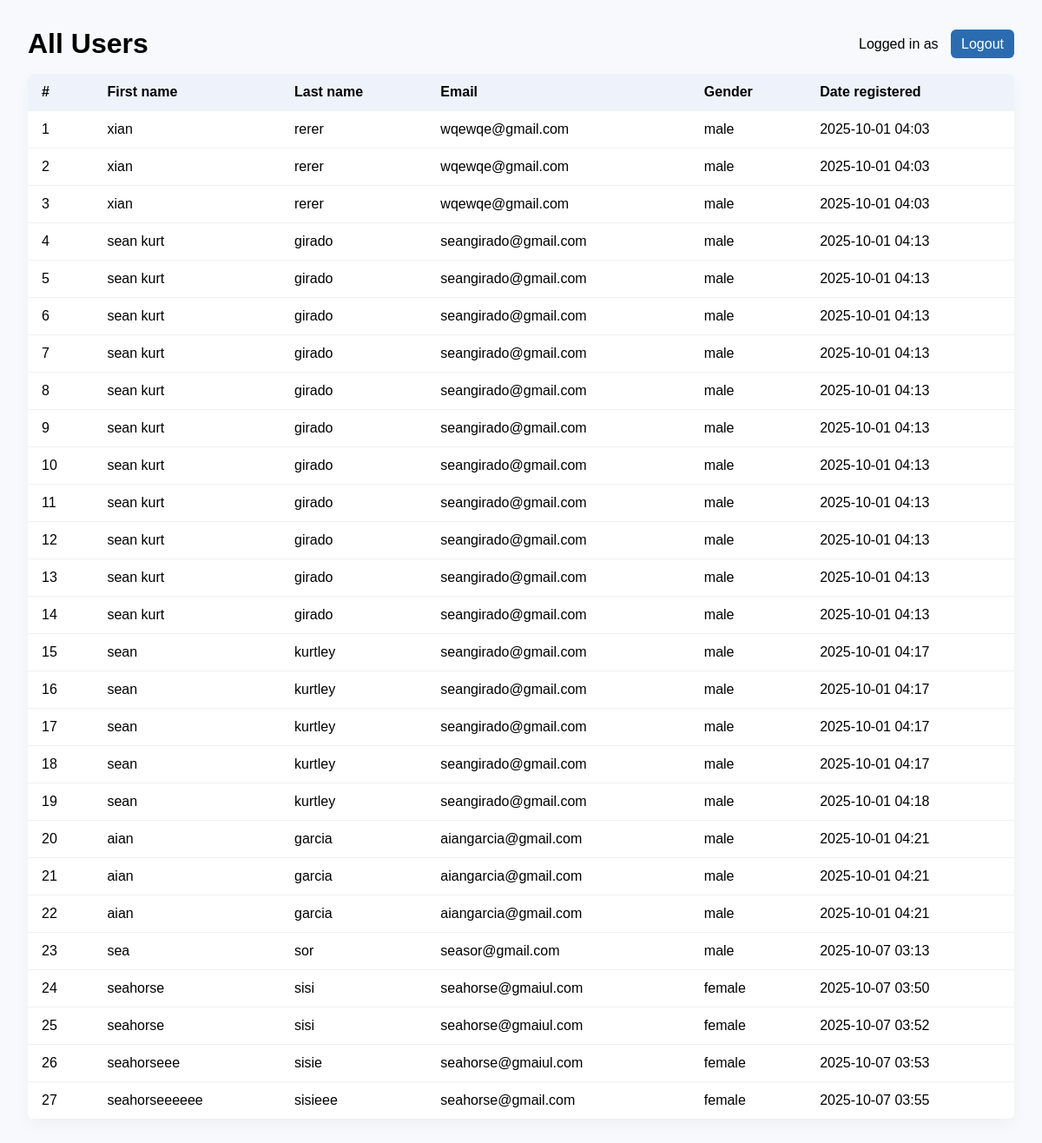
Before: /Registration/users/ (signed in) with the older database file.
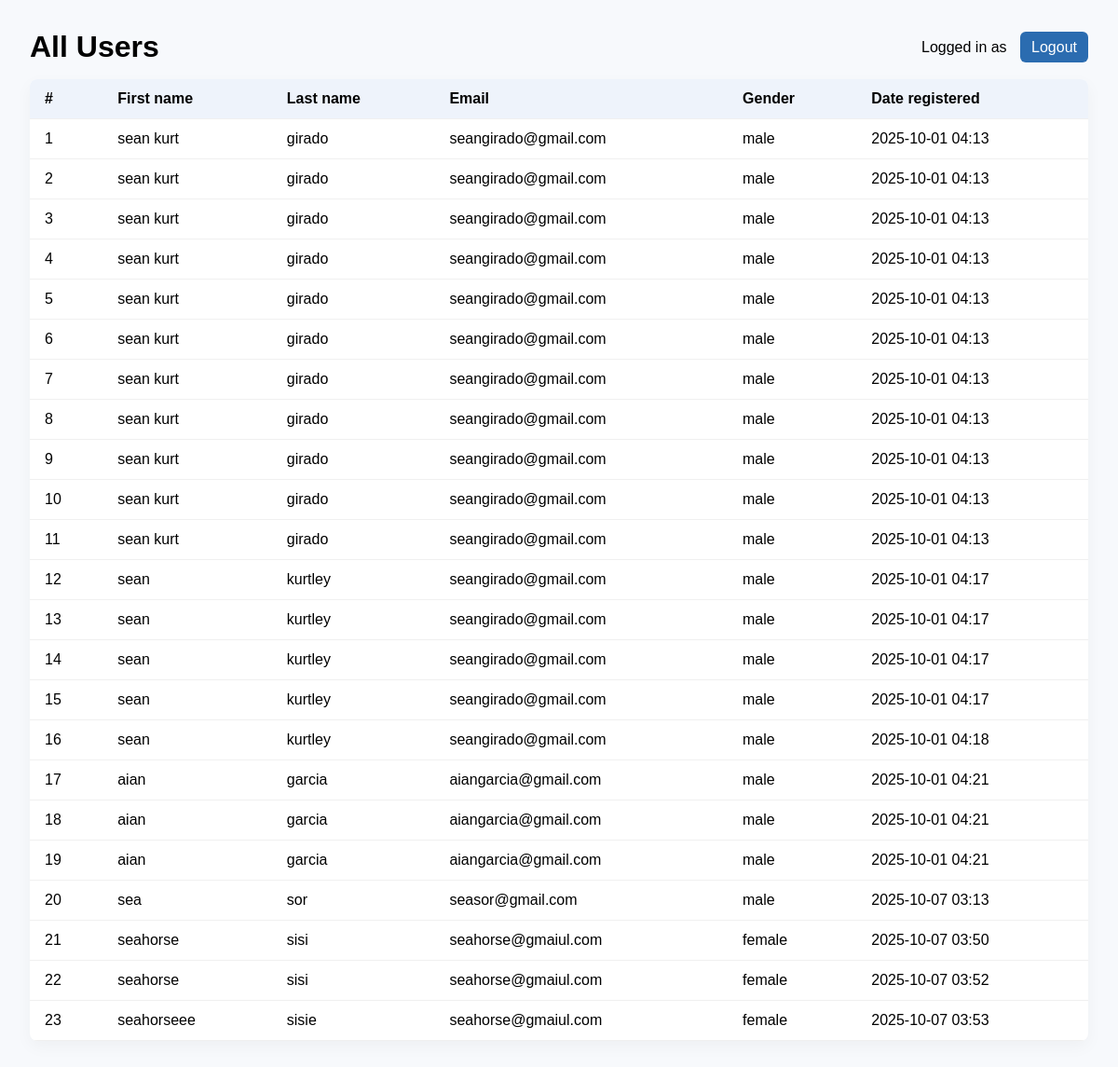
After: the same page with the newer database file.
### Registration/models.py (models this page shows, shortened)
class UserRegistration(models.Model):
    first_name = models.CharField(max_length=100)
    last_name = models.CharField(max_length=100)
    email = models.EmailField(max_length=250)
    password = models.CharField(max_length=150)
    date_registered = models.DateTimeField(auto_now_add=True)
    gender = models.CharField(max_length=16)

### Registration/views.py (the view)
    def wrapper(request, *args, **kwargs):
        if not request.session.get('user_id'):
            return redirect(f"{reverse('login_html')}?next={request.path}")
        return fn(request, *args, **kwargs)

### Registration/views.py (called while the page is built)
def login_required_view(fn):
    def wrapper(request, *args, **kwargs):
        if not request.session.get('user_id'):
            return redirect(f"{reverse('login_html')}?next={request.path}")
        return fn(request, *args, **kwargs)
    wrapper.__name__ = fn.__name__
    return wrapper

@login_required_view
def users_html(request):
    users = UserRegistration.objects.all().order_by('id')
    return render(request, 'Registration/users_list.html', {
        'users': users,
        'current_user': request.session.get('user_name')
    })

### Registration/templates/registration/users_list.html (shortened to what this page needs)
<!doctype html>
<html>
<head>
</head>
<body>
  <div class="top">
    <h1 style="margin:0;">All Users</h1>
    <div>
      Logged in as <strong>{{ current_user }}</strong>
      <a href="{% url 'Registration:logout_html' %}" class="button" style="margin-left:10px;">Logout</a>
    </div>
  </div>
  <table>
    <thead>
      <tr>
        <th>#</th>
        <th>First name</th>
        <th>Last name</th>
        <th>Email</th>
        <th>Gender</th>
        <th>Date registered</th>
      </tr>
    </thead>
    <tbody>
      {% for u in users %}
      <tr>
        <td>{{ forloop.counter }}</td>
        <td>{{ u.first_name }}</td>
        <td>{{ u.last_name }}</td>
        <td>{{ u.email }}</td>
        <td>{{ u.gender|default:"N/A" }}</td>
        <td>{{ u.date_registered|date:"Y-m-d H:i" }}</td>
      </tr>
      {% empty %}
      <tr><td colspan="6">No users yet.</td></tr>
      {% endfor %}
    </tbody>
  </table>
</body>
</html>

Changed rows visible on the page:
removed UserRegistration: first_name "xian", last_name "rerer", email "wqewqe@gmail.com", gender "male", date_registered "2025-10-01 04:03"
removed UserRegistration: first_name "xian", last_name "rerer", email "wqewqe@gmail.com", gender "male", date_registered "2025-10-01 04:03"
removed UserRegistration: first_name "xian", last_name "rerer", email "wqewqe@gmail.com", gender "male", date_registered "2025-10-01 04:03"
removed UserRegistration: first_name "seahorseeeeee", last_name "sisieee", email "seahorse@gmail.com", gender "female", date_registered "2025-10-07 03:55"
